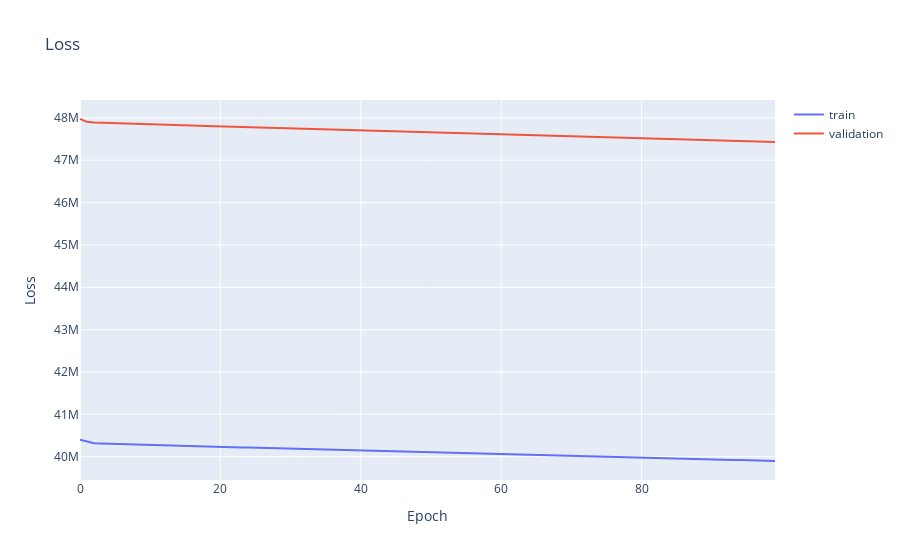

Here is the notebook cell this chart was saved with:
### Code cell
# plot loss
fig = go.Figure()
fig.add_trace(go.Scatter(y=history.history['loss'], mode='lines', name='train'))
fig.add_trace(go.Scatter(y=history.history['val_loss'], mode='lines', name='validation'))
fig.update_layout(title='Loss', xaxis_title='Epoch', yaxis_title='Loss')
fig.show()
